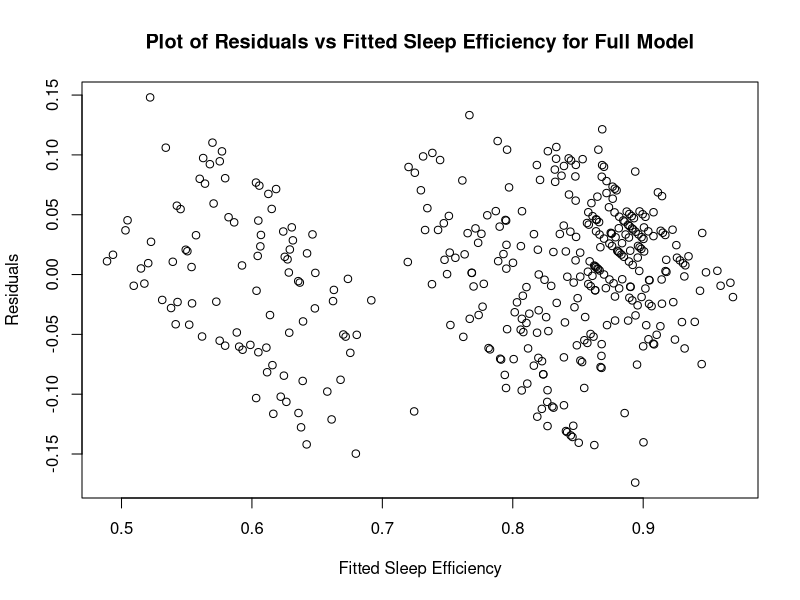
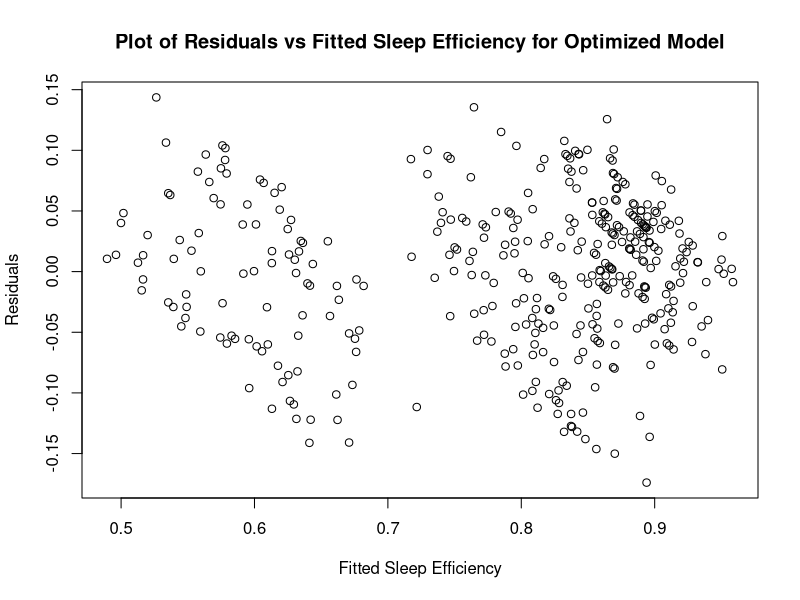
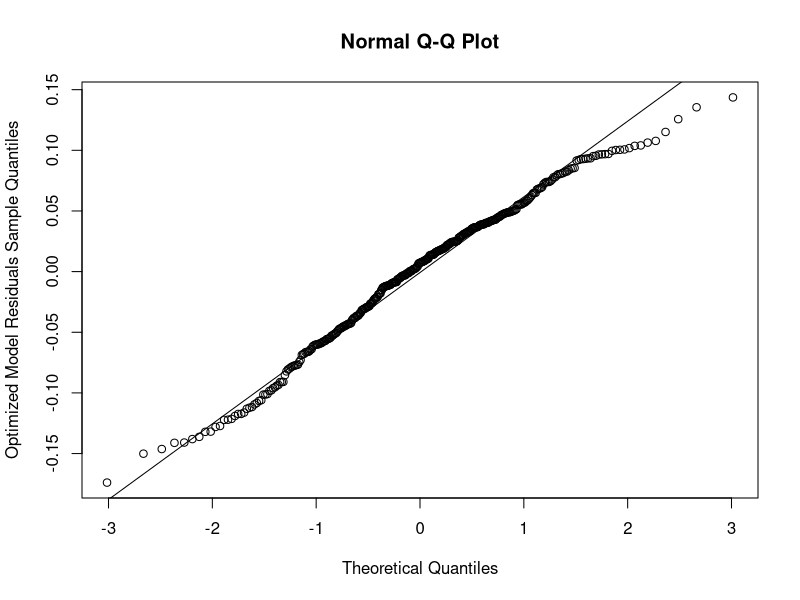

Recreate these plots in R, in order.
#Loading Libraries
library(lubridate)
library(leaps)

#Data preprocessing
dataset = read.table('Sleep_Efficiency.csv', TRUE, ',')
dataset = na.omit(dataset)

dataset$Smoking.status = as.factor(dataset$Smoking.status)
dataset$Gender = as.factor(dataset$Gender)
dataset$Bedtime = as.POSIXlt(dataset$Bedtime)
dataset$Wakeup.time = as.POSIXlt(dataset$Wakeup.time)

#Turn bedtime into number of hours after 9:00pm
hours = as.numeric(hour(dataset$Bedtime))
hours = as.numeric(hours + minute(dataset$Bedtime)/60)
ifelse(21-hours <= 0, hours - 21, hours + 3)
dataset$Bedtime = hours
dataset$Bedtime

#Turn wake up time into hours since 3:00am
hours = as.numeric(hour(dataset$Wakeup.time))
hours = as.numeric(hours + minute(dataset$Wakeup.time)/60)
hours = hours - 3
dataset$Wakeup.time = hours
dataset$Wakeup.time



#Main model selection

full_model = lm(Sleep.efficiency ~ Age + Gender + Sleep.duration + REM.sleep.percentage + Deep.sleep.percentage + Light.sleep.percentage + Awakenings + Caffeine.consumption +
                 Alcohol.consumption + Smoking.status + Exercise.frequency + Bedtime + Wakeup.time, data = dataset)
summary(full_model)

resids = full_model$residuals
fitted = full_model$fitted.values

resids_plot = plot(fitted, resids, xlab = 'Fitted Sleep Efficiency', ylab = 'Residuals')
title('Plot of Residuals vs Fitted Sleep Efficiency for Full Model')



#Backwards Selection
ver2 = lm(Sleep.efficiency ~ Age + Sleep.duration + REM.sleep.percentage + Deep.sleep.percentage + Light.sleep.percentage + Awakenings + Caffeine.consumption +
            Alcohol.consumption + Smoking.status + Exercise.frequency + Bedtime + Wakeup.time, data = dataset)
summary(ver2)

ver3 = lm(Sleep.efficiency ~ Age + Sleep.duration + REM.sleep.percentage + Deep.sleep.percentage + Light.sleep.percentage + Awakenings + Caffeine.consumption +
            Alcohol.consumption + Smoking.status + Exercise.frequency + Wakeup.time, data = dataset)
summary(ver3)

ver4 = lm(Sleep.efficiency ~ Age + Sleep.duration + REM.sleep.percentage + Deep.sleep.percentage + Light.sleep.percentage + Awakenings + Caffeine.consumption +
            Alcohol.consumption + Smoking.status + Exercise.frequency, data = dataset)
summary(ver4)

ver5 = lm(Sleep.efficiency ~ Age + REM.sleep.percentage + Deep.sleep.percentage + Light.sleep.percentage + Awakenings + Caffeine.consumption +
            Alcohol.consumption + Smoking.status + Exercise.frequency, data = dataset)
summary(ver5)


#To choose from REM, deep, light sleep percentage
mod_sub = regsubsets(Sleep.efficiency ~., data = dataset, method = 'exhaustive')
ss = summary(mod_sub)
ss$which
ss$adjr2
ss$cp
ss$rsq


optimized = lm(Sleep.efficiency ~ Age + Light.sleep.percentage + Awakenings + Caffeine.consumption +
            Alcohol.consumption + Smoking.status + Exercise.frequency, data = dataset)
summary(optimized)

optimized_resids = optimized$residuals
optimized_fitted = optimized$fitted.values

resids_plot = plot(optimized_fitted, optimized_resids, xlab = 'Fitted Sleep Efficiency', ylab = 'Residuals')
title('Plot of Residuals vs Fitted Sleep Efficiency for Optimized Model')


qq_plot = qqnorm(optimized_resids, ylab = 'Optimized Model Residuals Sample Quantiles')
qqline(optimized_resids)

alcohol_drinkers <- subset(dataset, Alcohol.consumption > 0)
non_alcohol_drinkers <- subset(dataset, Alcohol.consumption == 0)

mean(alcohol_drinkers$Sleep.efficiency)
mean(non_alcohol_drinkers$Sleep.efficiency)

nrow(subset(dataset, Caffeine.consumption <= 50)) / nrow(dataset)

mean(dataset$Exercise.frequency)

proportions(table(alcohol_drinkers$Smoking.status))
proportions(table(non_alcohol_drinkers$Smoking.status))

# #Other interesting models
# age_vs_efficiency = lm(Sleep.efficiency ~ Age, data = dataset)
# summary(age_vs_efficiency)
# plot(dataset$Age, dataset$Sleep.efficiency)
# plot(age_vs_efficiency$fitted.values, age_vs_efficiency$residuals)
# 
# age_vs_duration = lm(Sleep.duration ~ Age, data = dataset)
# summary(age_vs_duration)
# plot(dataset$Age, dataset$Sleep.duration)
# plot(age_vs_duration$fitted.values, age_vs_duration$residuals)
# 
# duration_vs_efficiency = lm(Sleep.efficiency ~ Sleep.duration, data = dataset)
# summary(duration_vs_efficiency)
# plot(dataset$Sleep.duration, dataset$Sleep.efficiency)
# plot(duration_vs_efficiency$fitted.values, duration_vs_efficiency$residuals)
